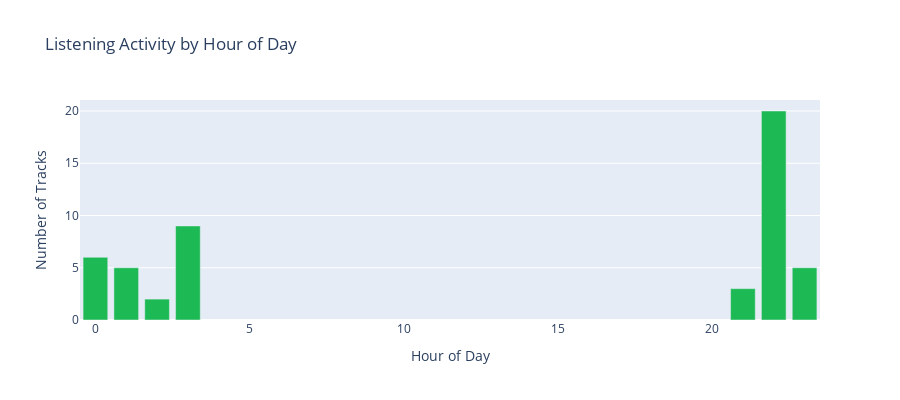

Notebook source saved alongside this figure:
### Markdown cell above
### 1.2 Temporal Listening Patterns

### Code cell
# Hour of day distribution
hour_counts = recent_df['hour_of_day'].value_counts().sort_index()

fig = go.Figure()
fig.add_trace(go.Bar(
    x=hour_counts.index,
    y=hour_counts.values,
    marker_color='#1DB954',
    name='Tracks'
))

fig.update_layout(
    title="Listening Activity by Hour of Day",
    xaxis_title="Hour of Day",
    yaxis_title="Number of Tracks",
    height=400
)

fig.show()

# Find peak listening hours
peak_hours = hour_counts.nlargest(3)
print("\n🕐 Peak Listening Hours:")
for hour, count in peak_hours.items():
    print(f"   {hour:02d}:00 - {count} tracks")

### Figure 1 — Plotly figure (JSON) as saved in the notebook; plotly's stock layout.template omitted (floating-point values rounded to 4 significant figures)
{"data": [{"marker": {"color": "#1DB954"}, "name": "Tracks", "type": "bar", "x": [0, 1, 2, 3, 21, 22, 23], "y": [6, 5, 2, 9, 3, 20, 5]}], "layout": {"height": 400, "title": {"text": "Listening Activity by Hour of Day"}, "xaxis": {"title": {"text": "Hour of Day"}}, "yaxis": {"title": {"text": "Number of Tracks"}}}}
